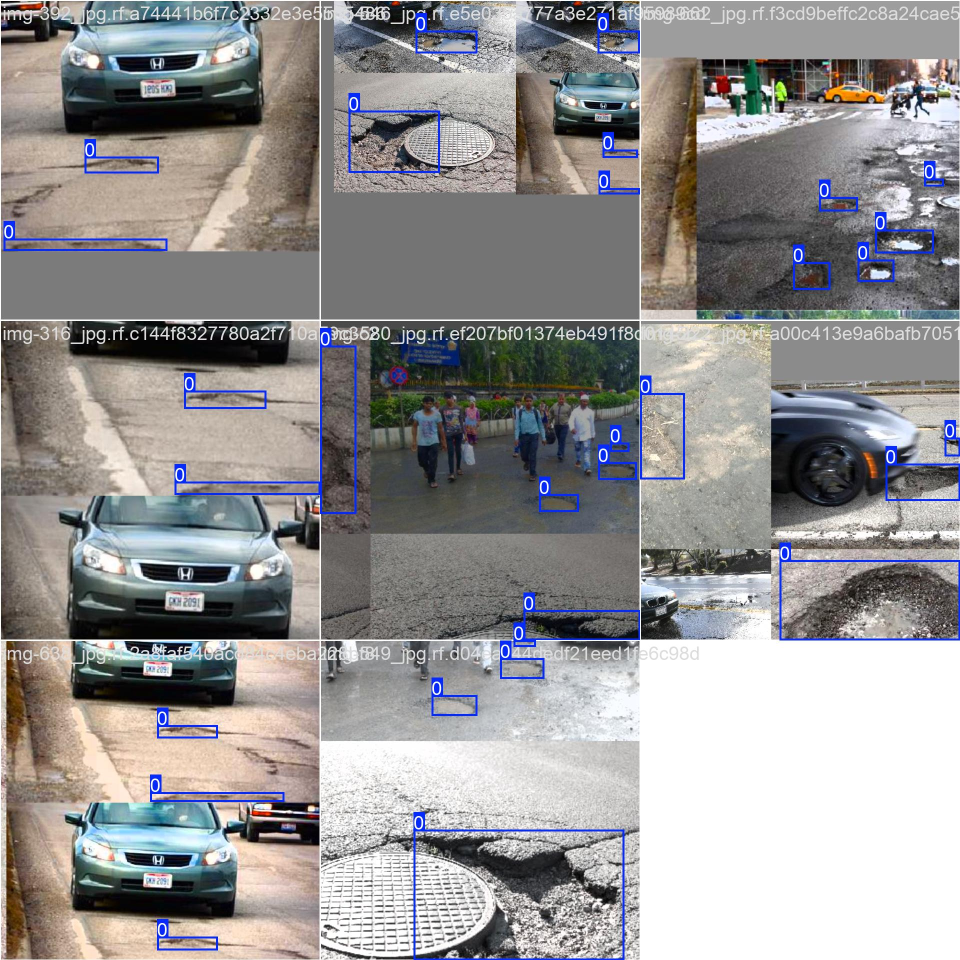
#> input picture runs/detect/train/train_batch0.jpg, 1920 x 1920 px (shown at 1/2 size)
$ python -i vision_engine.py   (imports and definitions only)
#> lines starting #> are read from the running program, lines starting #| are printed output that depends on the picture
#> further down, picture is the input picture: shape (1920, 1920, 3); mean B, G, R 147.4, 146.9, 148.5
import cv2
import numpy as np
from ultralytics import YOLO
import os
from PIL import Image
from PIL.ExifTags import TAGS, GPSTAGS
import json
import mimetypes

# Ensure the temp directory exists for annotated images
TEMP_DIR = os.path.join(os.getcwd(), "temp")
# [1 line not run here, left out]

# Detection is deliberately conservative: a single weak/large box is not
# enough to classify a video as containing a pothole.
MIN_CONFIDENCE = 0.65
MIN_BOX_AREA_RATIO = 0.002
MAX_BOX_AREA_RATIO = 0.35
MIN_VIDEO_HITS = 2
VIDEO_SAMPLE_EVERY = 10

MODEL_PATH = os.path.join(os.path.dirname(__file__), "models", "best.pt")
# [1 line that did not run here, left out]


# [97 lines left out: functions estimate_pothole_severity, get_decimal_from_dms, extract_gps, not called in this run]


def apply_clahe(image):
    """OpenCV Preprocessing: Normalizes road texture and lighting."""
    lab = cv2.cvtColor(image, cv2.COLOR_BGR2LAB)
#> lab: shape (1920, 1920, 3); mean of channels 0, 1, 2 153.3, 129.5, 128.2
    l, a, b = cv2.split(lab)
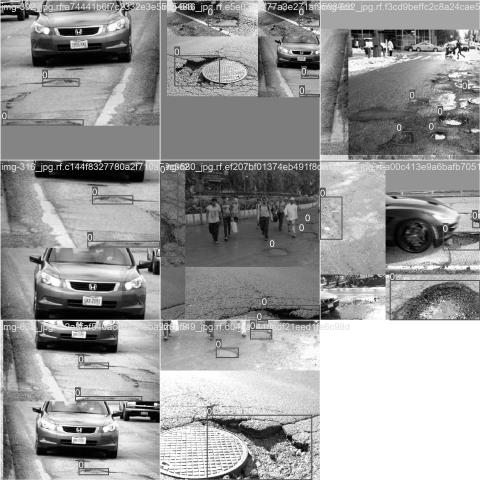
#> l: shape (1920, 1920) (shown at 1/4 size); min 0, max 255, mean 153.3
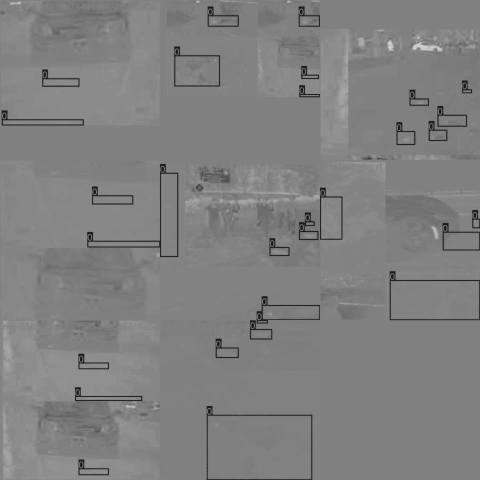
#> b: shape (1920, 1920) (shown at 1/4 size); min 22, max 215, mean 128.2
    cl = cv2.createCLAHE(clipLimit=2.0, tileGridSize=(8, 8)).apply(l)
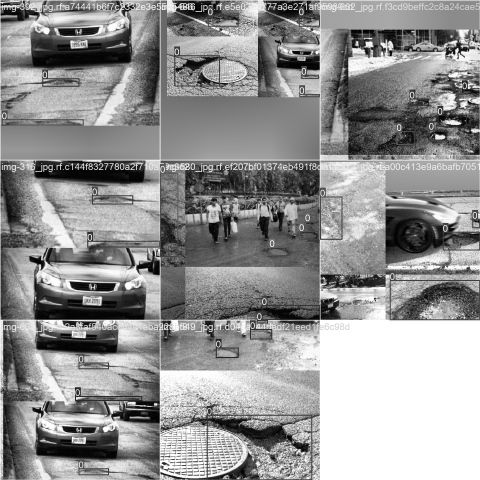
#> cl: shape (1920, 1920) (shown at 1/4 size); min 0, max 255, mean 147.3
    final_image = cv2.cvtColor(cv2.merge((cl, a, b)), cv2.COLOR_LAB2BGR)
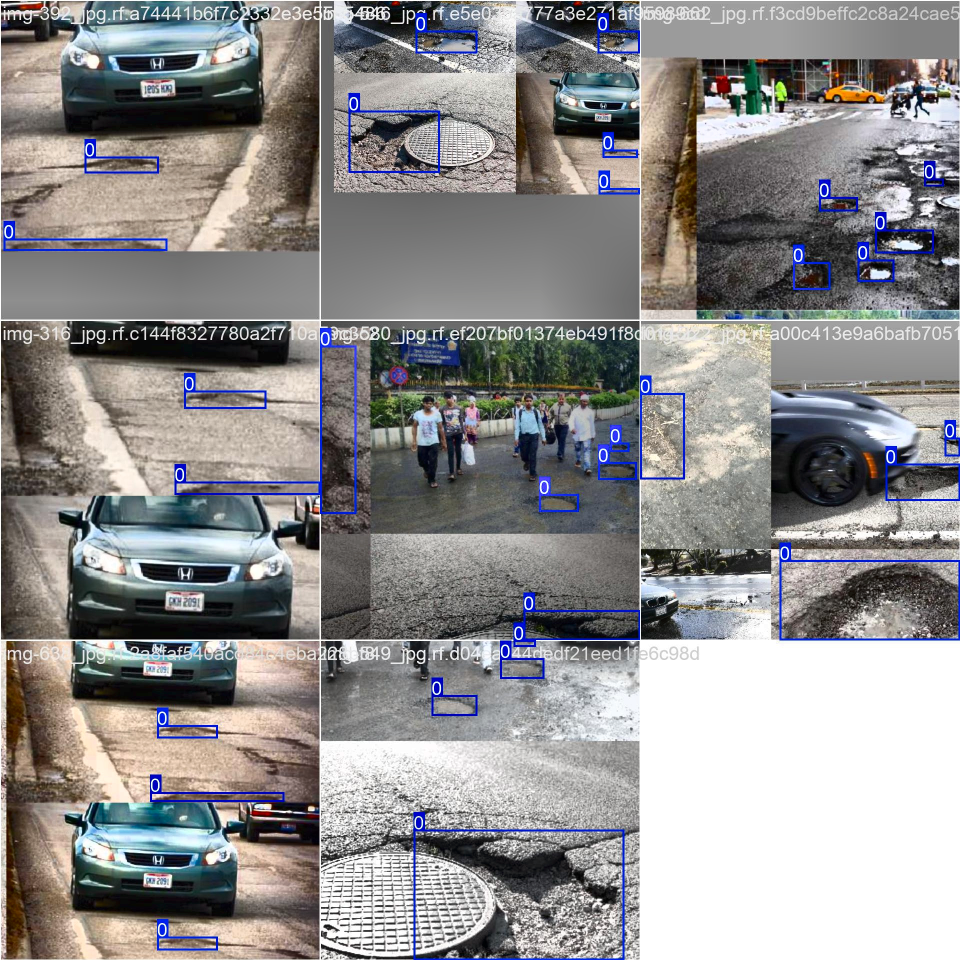
#> final_image: shape (1920, 1920, 3) (shown at 1/2 size); mean B, G, R 141.8, 141.3, 142.9
    return cv2.GaussianBlur(final_image, (3, 3), 0)


# [164 lines left out: functions process_frame, annotate_and_save, analyze_media, not called in this run]


# --- Quick Local Test ---
# [19 lines not run here, left out]

>>> import cv2
>>> picture = cv2.imread('../../runs/detect/train/train_batch0.jpg')
>>> result = apply_clahe(picture)

$ run again, on runs/detect/train/train_batch1.jpg
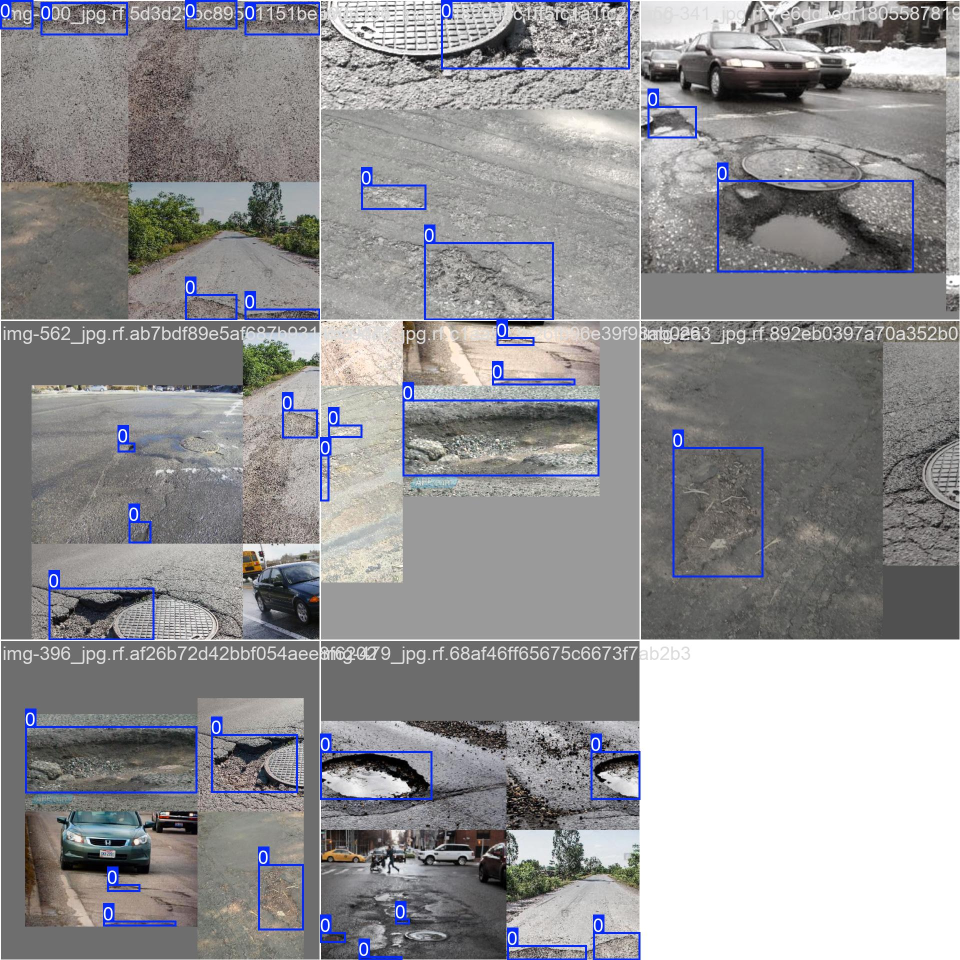
#> input picture runs/detect/train/train_batch1.jpg, 1920 x 1920 px (shown at 1/2 size)
#> picture is the input picture: shape (1920, 1920, 3); mean B, G, R 147.9, 146, 146.8
#> lab: shape (1920, 1920, 3); mean of channels 0, 1, 2 153.2, 129.4, 127.3
#> in apply_clahe, `l, a, b = cv2.split(lab)`:
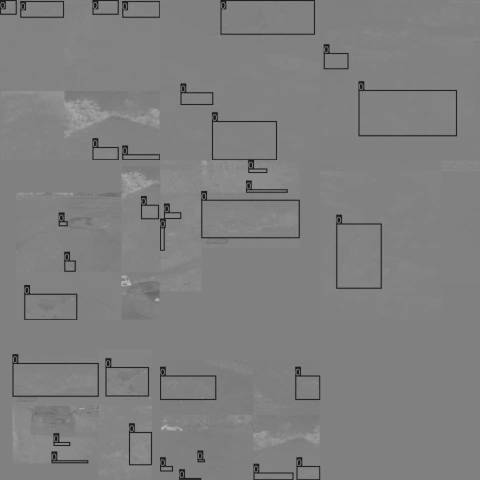
#> b: shape (1920, 1920) (shown at 1/4 size); min 22, max 194, mean 127.3
#> in apply_clahe, `final_image = cv2.cvtColor(cv2.merge((cl, a, b)), cv2.COLOR_LAB2BGR)`:
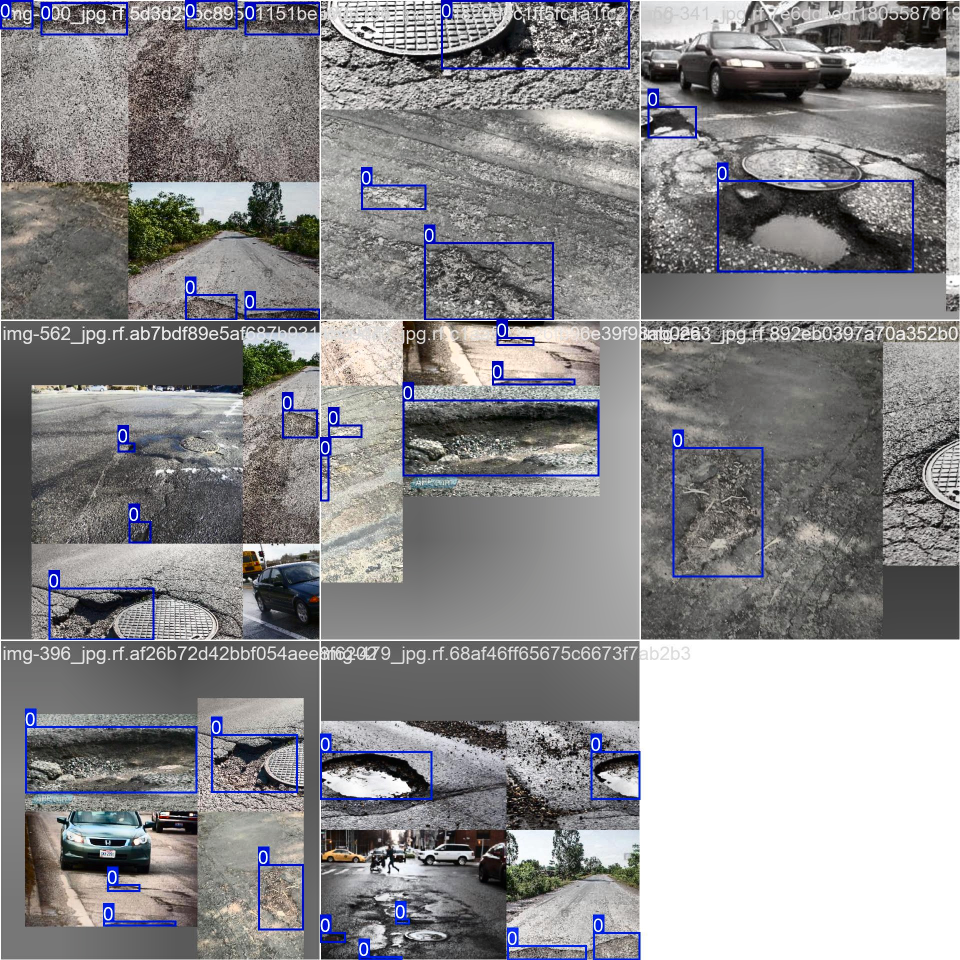
#> final_image: shape (1920, 1920, 3) (shown at 1/2 size); mean B, G, R 140.1, 138.3, 139.3
